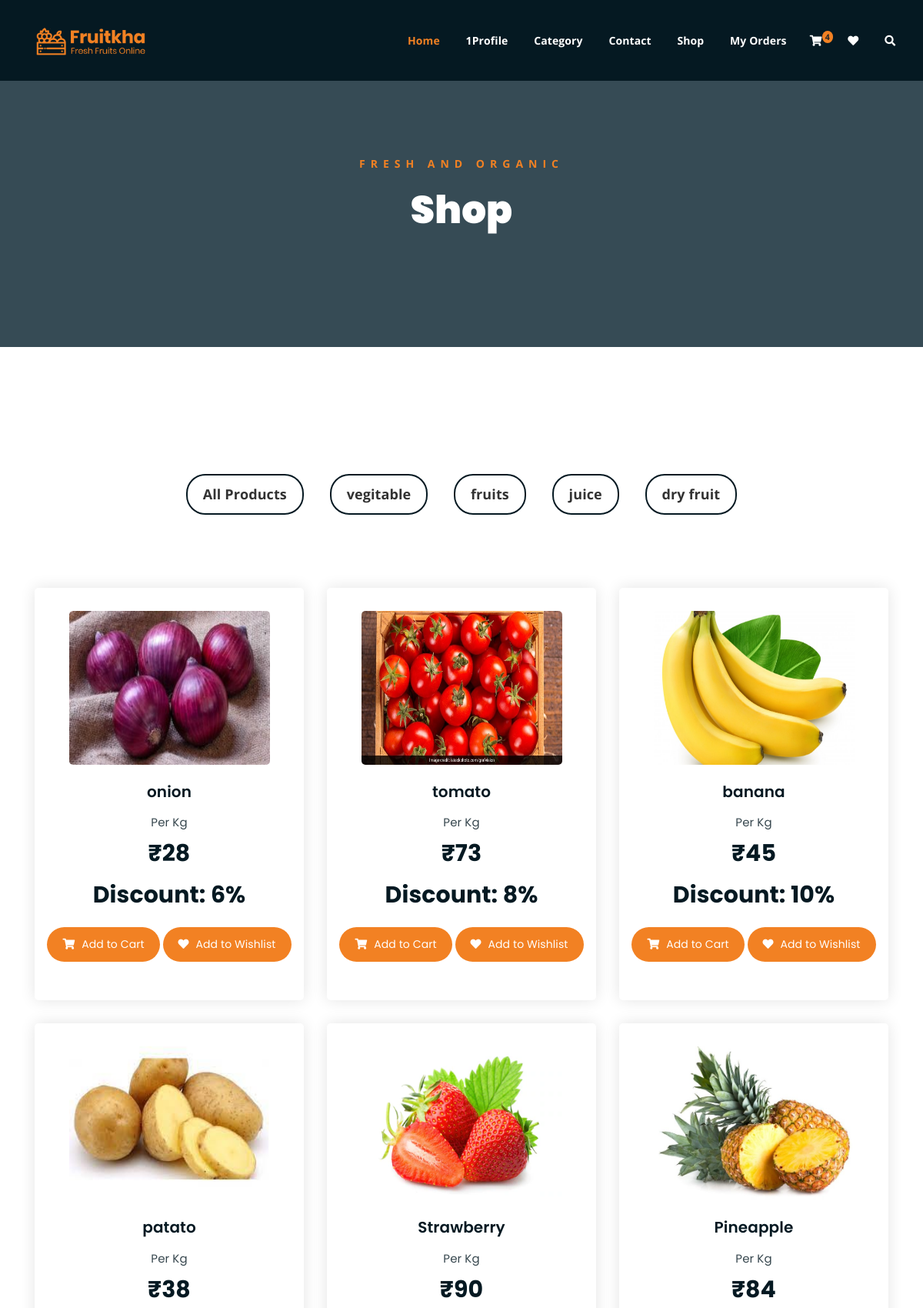
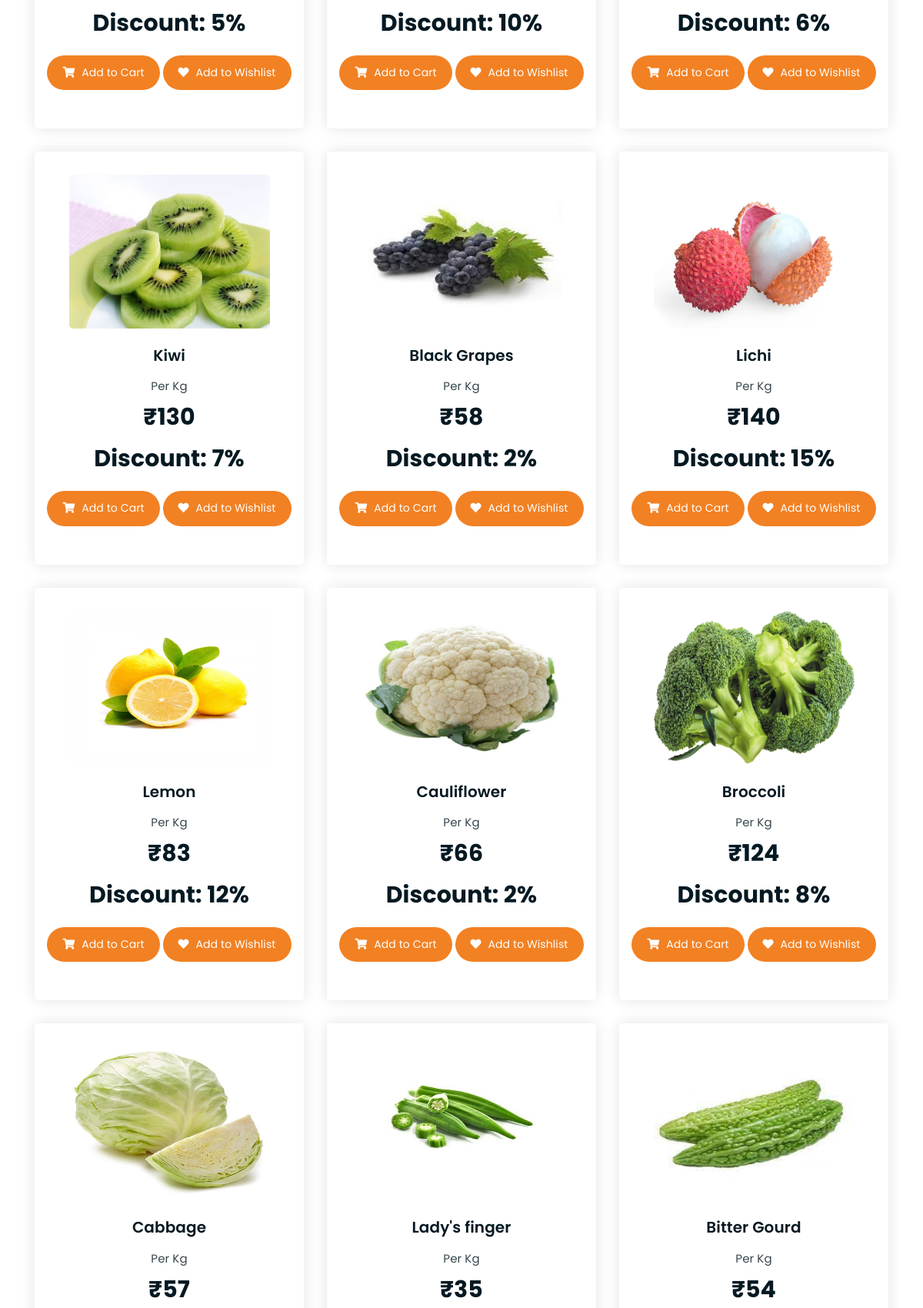
Screenshot of /allproduct/ (signed in, upper part) with the database file from the repository (2 pictures, top to bottom).
### myfruit/models.py (models this page shows, shortened)
class MaincategoryModel(models.Model):
    name=models.CharField(max_length=100)
    image=models.ImageField(upload_to='maincategory')

class ProductModel(models.Model):
    mcate = models.ForeignKey(MaincategoryModel,on_delete=models.CASCADE,null=True,blank=True)
    name = models.CharField(max_length=200)
    image = models.ImageField(upload_to = 'photos/product')
    og_price = models.IntegerField(default=0)
    discount = models.IntegerField(default=0)
    discount_price = models.IntegerField(default=0)
    sell_price = models.IntegerField(default=0)
    description = models.TextField()

### myfruit/views.py (the view)
# urls.py: path('allproduct/',AllproductView),
def AllproductView(request):
    main = MaincategoryModel.objects.all()
    product=ProductModel.objects.all()
    all_categories = MaincategoryModel.objects.all()
    all_products = ProductModel.objects.all()
    cart_count = cartmodel.objects.filter(user=request.user).count()
    get_cat_id = request.GET.get('catesid')
    if get_cat_id:
        all_products = ProductModel.objects.filter(mcate__id=get_cat_id)
    get_product_name = request.GET.get('byname')
    if get_product_name:
        all_products = ProductModel.objects.filter(
            name__icontains=get_product_name)
    context = {'all_categories': all_categories, 'all_products': all_products,
               'cart_count': cart_count,'main':main,'product':product}
    return render(request, 'allproducts.html', context)

### myfruit/templates/allproducts.html (shortened to what this page needs)
{% extends 'base.html' %}
{% block body %}
	<div class="breadcrumb-section breadcrumb-bg">
		<div class="container">
			<div class="row">
				<div class="col-lg-8 offset-lg-2 text-center">
					<div class="breadcrumb-text">
						<p>Fresh and Organic</p>
						<h1>Shop</h1>
					</div>
				</div>
			</div>
		</div>
	</div>
	<div class="product-section mt-150 mb-150">
		<div class="container">
			<div class="row">
                <div class="col-md-12">
                    <div class="product-filters">
                        <ul>
                            <a href="/allproduct/"><li>All Products</li></a>
                            {% for cats in all_categories %}
                            <a href="/allproduct/?catesid={{cats.id}}" value="{{cats.id}}"><li>{{cats.name}}</li></a>
                            {% endfor %}
                        </ul>
                    </div>
                </div>
            </div>
			<div class="row product-lists">
                {% for i in all_products %}
				<div class="col-lg-4 col-md-6 text-center strawberry">
					<div class="single-product-item">
						<div class="product-image">
							<a href="single-product.html"><img src="{{i.image.url}}" style="height:200px" alt=""></a>
						</div>
						<h3>{{i.name}}</h3>
						<p class="product-price"><span>Per Kg</span> ₹{{i.sell_price}} <br/>Discount: {{i.discount}}%</p>
						<a href="/addtocart/{{i.id}}" class="cart-btn"><i class="fas fa-shopping-cart"></i> Add to Cart</a>
                        <a href="/addwish/{{i.id}}" class="cart-btn"><i class="fas	 fa-heart"></i> Add to Wishlist</a>
					</div>
				</div>
				{% endfor %}
			</div>
		</div>
	</div>
{% endblock body %}

### myfruit/templates/base.html (shortened to what this page needs)
{% load static %}
<!DOCTYPE html>
<html lang="en">
<head>
	<link rel="stylesheet" href="{% static 'assets/css/all.min.css' %}">
	<link rel="stylesheet" href="{% static 'assets/bootstrap/css/bootstrap.min.css' %}">
	<link rel="stylesheet" href="{% static 'assets/css/owl.carousel.css' %}">
	<link rel="stylesheet" href="{% static 'assets/css/magnific-popup.css' %}">
	<link rel="stylesheet" href="{% static 'assets/css/animate.css' %}">
	<link rel="stylesheet" href="{% static 'assets/css/meanmenu.min.css' %}">
	<link rel="stylesheet" href="{% static 'assets/css/main.css' %}">
	<link rel="stylesheet" href="{% static 'assets/css/responsive.css' %}">
</head>
<body>
	<div class="top-header-area" id="sticker" style="background-color:#051922;color:white">
		<div class="container">
			<div class="row">
				<div class="col-lg-12 col-sm-12 text-center">
					<div class="main-menu d-flex  justify-content-between">
						<div class="site-logo">
							<a href="/">
								<img src="{% static 'assets/img/logo.png' %}" alt="">
							</a>
						</div>
						<nav class="main-menu">
							<ul>
								<li class="current-list-item"><a href="/">Home</a>
								</li>
								<li><a href="#">{{request.user}}Profile</a>
								</li>
								<li><a href="/allproduct/">Category</a>
								</li>
								<li><a href="/contact/">Contact</a></li>
								<li><a href="shop.html">Shop</a>
								</li>
								<li ><a href="/orders/">My Orders</a>
								</li>
								<li>
									<div class="header-icons">
										<a class="shopping-cart" href="/cart/"><i class="fas fa-shopping-cart"></i><span class='badge badge-warning' id='lblCartCount' style="position:absolute;background-color:#F28123;border-radius: 60%;">{{cart_count}}</span></a>
										<a class="wishlist" href="/wishlist/"><i class="fas	 fa-heart"></i></a>
										<a class="mobile-hide search-bar-icon" href="#"><i class="fas fa-search"></i></a>
									</div>
								</li>
							</ul>
						</nav>
					</div>
				</div>
			</div>
		</div>
	</div>
{% block body %}{% endblock body %}
</body>
</html>

### static/assets/css/main.css (style rules this page uses)
html { font-size: 14px; font-weight: 400; line-height: 28px; height: 100%; }
body { font-family: "Open Sans", sans-serif; font-weight: 400; font-size: 1rem; letter-spacing: 0.1px; line-height: 1.8; color: #051922; overflow-x: hidden; }
body img { max-width: 100%; }
a { cursor: pointer; text-decoration: none; -webkit-transition: all 0.2s ease-in-out; -o-transition: all 0.2s ease-in-out; transition: all 0.2s ease-in-out; }
h1, .h1, h2, .h2, h3, .h3, h4, .h4, h5, .h5, h6, .h6 { font-family: "Poppins", sans-serif; font-weight: 700; margin: 0 0 1.25rem 0; color: #051922; }
h1:last-child, .h1:last-child, h2:last-child, .h2:last-child, h3:last-child, .h3:last-child, h4:last-child, .h4:last-child, h5:last-child, .h5:last-child, h6:last-child, .h6:last-child { margin: 0; }
h1, .h1 { font-size: 4rem; font-weight: 700; line-height: 4rem; }
h3, .h3 { font-size: 2rem; font-weight: 700; line-height: 2.25rem; }
p { font-family: "Open Sans", sans-serif; font-weight: 400; font-size: 1rem; letter-spacing: 0.1px; line-height: 1.8; color: #051922; margin: 0 0 1.25rem 0; }
.mt-150 { margin-top: 150px; }
.mb-150 { margin-bottom: 150px; }
a.boxed-btn, a.bordered-btn, a.cart-btn { border-radius: 50px; }
.breadcrumb-bg { background-image: url(../img/breadcrumb-bg.jpg); }
.breadcrumb-text p { color: #F28123; font-weight: 700; text-transform: uppercase; letter-spacing: 7px; }
.breadcrumb-text h1 { font-size: 50px; font-weight: 900; color: #fff; margin: 0; margin-top: 20px; }
.breadcrumb-section { padding: 150px 0; background-size: cover; background-position: center center; position: relative; z-index: 1; background-attachment: fixed; padding-top: 200px; }
.breadcrumb-section:after { position: absolute; left: 0; top: 0; width: 100%; height: 100%; content: ""; background-color: #07212e; z-index: -1; opacity: 0.8; }
.top-header-area { position: absolute; z-index: 999; width: 100%; padding: 25px 0; }
nav.main-menu ul { margin: 0; padding: 0; position: fixed; list-style: none; }
nav.main-menu ul li { display: inline-block; }
nav.main-menu ul li a { color: #fff; font-weight: 700; display: block; padding: 15px; }
nav.main-menu ul > li { position: relative; }
nav.main-menu ul li:last-child a { display: inline-block; }
nav.main-menu > ul li:last-child { float: right; }
.site-logo { float: left; max-width: 150px; }
.header-icons a { color: #fff; display: inline-block; padding: 10px; }
.site-logo { padding: 6px 0; }
nav.main-menu ul li.current-list-item > a { color: #F28123; }
nav.main-menu li a { -webkit-transition: 0.3s; -o-transition: 0.3s; transition: 0.3s; }
.top-header-area .header-icons a { -webkit-transition: 0.3s; -o-transition: 0.3s; transition: 0.3s; }
.top-header-area { -webkit-transition: 0.3s; -o-transition: 0.3s; transition: 0.3s; }
.product-image img { -webkit-transition: 0.3s; -o-transition: 0.3s; transition: 0.3s; }
a.cart-btn { -webkit-transition: 0.3s; -o-transition: 0.3s; transition: 0.3s; }
.single-product-item { -webkit-transition: 0.3s; -o-transition: 0.3s; transition: 0.3s; }
html, body { height: 100%; }
.product-filters { margin-bottom: 80px; }
.product-filters ul { margin: 0; padding: 0; list-style: none; text-align: center; }
.product-filters ul li { display: inline-block; font-weight: 700; font-size: 18px; margin: 15px; border: 2px solid #051922; color: #323232; cursor: pointer; padding: 8px 20px; border-radius: 25px; }
.single-product-item { margin-bottom: 30px; }
.product-image { padding: 30px; padding-bottom: 0; }
.product-image img { width: 90%; border-radius: 5px; margin-bottom: 20px; }
.single-product-item h3 { font-size: 20px; font-weight: 600; margin-bottom: 10px; }
p.product-price { font-family: 'Poppins', sans-serif; font-size: 30px; font-weight: 700; margin-bottom: 15px; }
p.product-price span { display: block; opacity: 0.8; font-size: 15px; font-weight: 400; }
a.cart-btn { font-family: 'Poppins', sans-serif; display: inline-block; background-color: #F28123; color: #fff; padding: 10px 20px; }
a.cart-btn i { margin-right: 5px; }
.single-product-item { -webkit-box-shadow: 0 0 20px #e4e4e4; box-shadow: 0 0 20px #e4e4e4; padding-bottom: 50px; border-radius: 5px; }

### rows the page displays
MaincategoryModel: {{ cats.id }} 1 (drawn), name "vegitable"
MaincategoryModel: {{ cats.id }} 2 (drawn), name "fruits"
MaincategoryModel: {{ cats.id }} 3 (drawn), name "juice"
MaincategoryModel: {{ cats.id }} 4 (drawn), name "dry fruit"
ProductModel: image (picture), name "onion", sell_price "28", discount "6"
ProductModel: image (picture), name "tomato", sell_price "73", discount "8"
ProductModel: image (picture), name "banana", sell_price "45", discount "10"
ProductModel: image (picture), name "patato", sell_price "38", discount "5"
ProductModel: image (picture), name "Strawberry", sell_price "90", discount "10"
ProductModel: image (picture), name "Pineapple", sell_price "84", discount "6"
ProductModel: image (picture), name "Kiwi", sell_price "130", discount "7"
ProductModel: image (picture), name "Black Grapes", sell_price "58", discount "2"
ProductModel: image (picture), name "Lichi", sell_price "140", discount "15"
ProductModel: image (picture), name "Lemon", sell_price "83", discount "12"
ProductModel: image (picture), name "Cauliflower", sell_price "66", discount "2"
ProductModel: image (picture), name "Broccoli", sell_price "124", discount "8"
ProductModel: image (picture), name "Cabbage", sell_price "57"
ProductModel: image (picture), name "Lady's finger", sell_price "35"
ProductModel: image (picture), name "Bitter Gourd", sell_price "54"

### other values shown
{{ request.user }} "1"
{{ cart_count }} "4"
